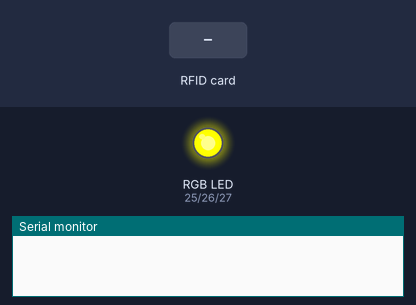
A sketch run on a simulated ESP32. Shown: an RGB LED mixed from three pins (HIGH = lit), the last lines printed to the serial monitor. Inputs (shaded band) come from the test bench. WiFi joins after 1.5 s; servers stay silent unless stated; uploads are accepted with an empty reply; pins used as bus, display or sensor lines are not drawn.

Above: at 0.1 s.
At 2.8 s:
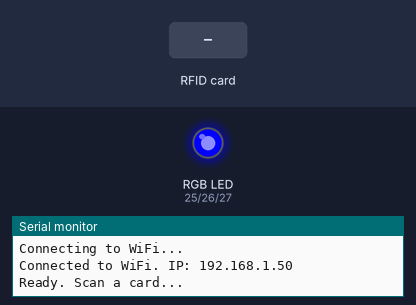
2.9 s: RFID card 5E 7A 19 C4 held to the reader
At 3.7 s:
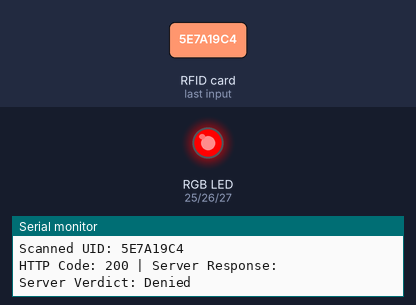
Timing chart, 0 to 6.1 s (numbered marks = the images above; inputs shaded):
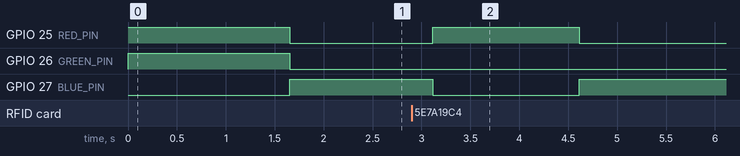

Measured:
- after the input at 2.9 s, GPIO 25 (RED_PIN): LOW → HIGH after 0.21 s, → LOW 1.5 s later; GPIO 27 (BLUE_PIN): HIGH → LOW after 0.21 s, → HIGH 1.5 s later

The sketch:

RFID.ino
```cpp
#include <SPI.h>
#include <MFRC522v2.h>
#include <MFRC522DriverSPI.h>
#include <MFRC522DriverPinSimple.h>
#include <MFRC522Constants.h>
#include <MFRC522Debug.h>
#include <WiFi.h>
#include <HTTPClient.h>

// RFID Pins (ESP32 VSPI)
const uint8_t SS_PIN  = 5;
const uint8_t RST_PIN = 22;

// RGB LED Pins
const uint8_t RED_PIN   = 25;
const uint8_t GREEN_PIN = 26;
const uint8_t BLUE_PIN  = 27;

MFRC522DriverPinSimple ss_pin(SS_PIN);
MFRC522DriverSPI driver{ss_pin};
MFRC522 mfrc522{driver};

// Replace with your development machine's local IP address and port
const char* serverName = "http://34.226.214.153/backend.php";
const char* ssid = "Replace-with-SSID";
const char* password = "Replace-with-SSID-password";

// Helper function to set RGB LED colors
void setLED(bool red, bool green, bool blue) {
  digitalWrite(RED_PIN, red ? HIGH : LOW);
  digitalWrite(GREEN_PIN, green ? HIGH : LOW);
  digitalWrite(BLUE_PIN, blue ? HIGH : LOW);
}

void setup() {
  Serial.begin(115200);
  while (!Serial);

  pinMode(RED_PIN, OUTPUT);
  pinMode(GREEN_PIN, OUTPUT);
  pinMode(BLUE_PIN, OUTPUT);

  // Yellow: Connecting
  setLED(true, true, false);

  WiFi.begin(ssid, password);
  while (WiFi.status() != WL_CONNECTED) {
    delay(500);
    Serial.println("Connecting to WiFi...");
  }
  Serial.print("Connected to WiFi. IP: ");
  Serial.println(WiFi.localIP());

  // Hardware reset pulse for MFRC522
  pinMode(RST_PIN, OUTPUT);
  digitalWrite(RST_PIN, LOW);
  delay(50);
  digitalWrite(RST_PIN, HIGH);
  delay(50);

  SPI.begin();
  mfrc522.PCD_Init();
  MFRC522Debug::PCD_DumpVersionToSerial(mfrc522, Serial);
  mfrc522.PCD_SetAntennaGain(MFRC522Constants::RxGain_48dB);
  mfrc522.PCD_AntennaOn();

  // Solid Blue: Ready / Standby
  setLED(false, false, true);
  Serial.println("Ready. Scan a card...");
}

void loop() {
  if (!mfrc522.PICC_IsNewCardPresent() || !mfrc522.PICC_ReadCardSerial()) {
    return;
  }

  // Construct hexadecimal UID string
  String uidStr = "";
  for (byte i = 0; i < mfrc522.uid.size; i++) {
    char buff[4];
    sprintf(buff, "%02X", mfrc522.uid.uidByte[i]);
    uidStr += buff;
  }

  Serial.println("----------------------------------------");
  Serial.print("Scanned UID: ");
  Serial.println(uidStr);

  if (WiFi.status() == WL_CONNECTED) {
    HTTPClient http;
    http.begin(serverName);
    http.addHeader("Content-Type", "application/x-www-form-urlencoded");

    String httpRequestData = "uid=" + uidStr;
    int httpResponseCode = http.POST(httpRequestData);

    if (httpResponseCode > 0) {
      String response = http.getString();
      Serial.printf("HTTP Code: %d | Server Response: %s\n", httpResponseCode, response.c_str());

      // Parse verdict returned by the server
      if (response.indexOf("\"status\":\"accepted\"") >= 0) {
        setLED(false, true, false); // Green
        Serial.println("Server Verdict: Accepted");
      } else {
        setLED(true, false, false); // Red
        Serial.println("Server Verdict: Denied");
      }
    } else {
      Serial.printf("HTTP Request failed: %s\n", http.errorToString(httpResponseCode).c_str());
      setLED(true, false, false); // Flash Red on network error
    }

    http.end();
  } else {
    Serial.println("WiFi Disconnected");
  }

  mfrc522.PICC_HaltA();
  mfrc522.PCD_StopCrypto1();

  delay(1500); // Display result for 1.5 seconds

  // Return to Blue (Standby)
  setLED(false, false, true);
}
```
